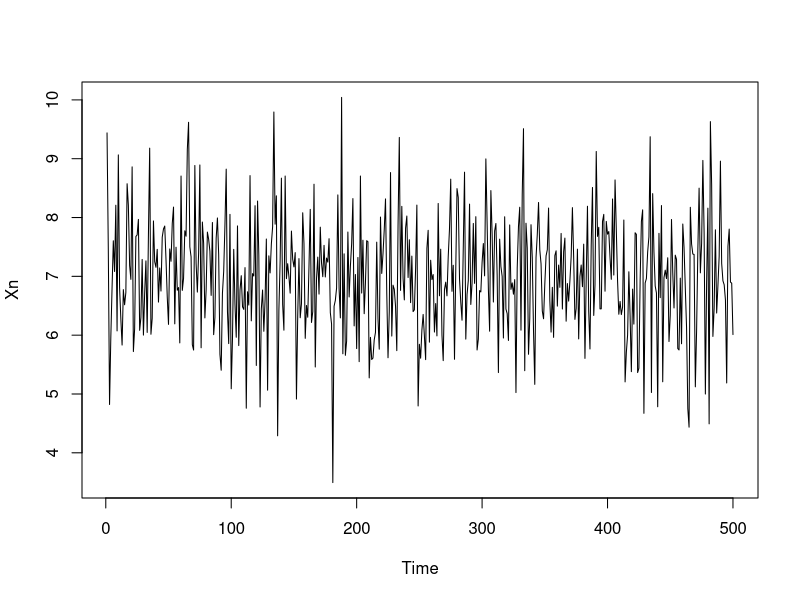
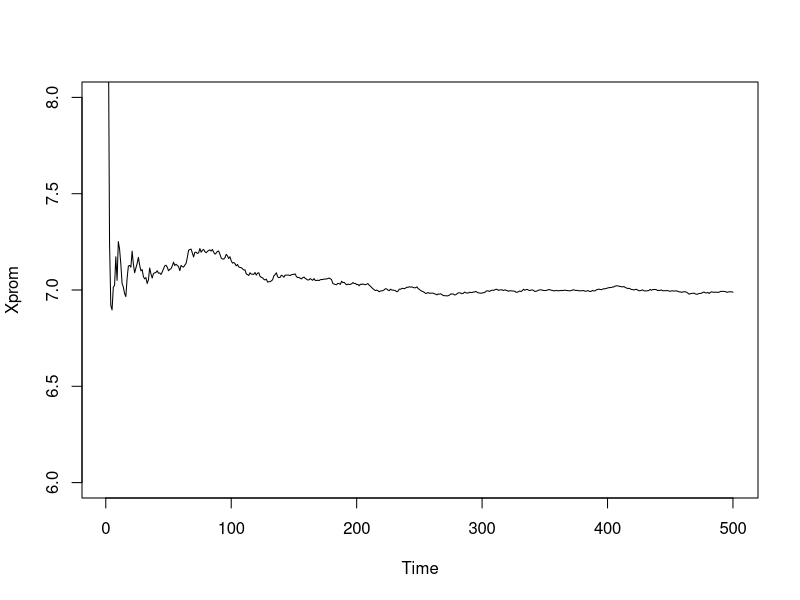
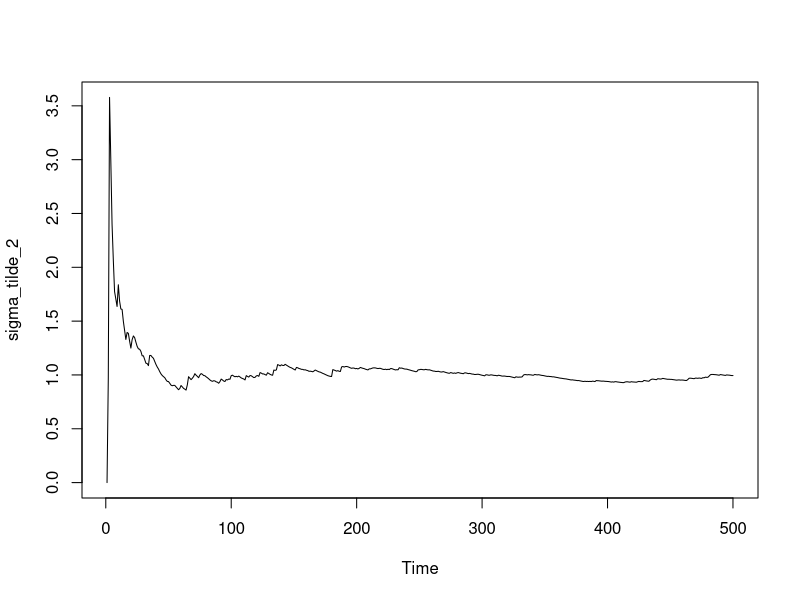

Write R code to recreate these figures, in order.
rm(list = ls())
#Illustration of WLNN
#Convergence of average to population mean mu
#Consistent estimation of sigma square

#*******Segment 1

N<-500
mu<-7
Xn<-mu+rnorm(N,0,1)
ts.plot(Xn)

#Generation of sequence of averages of Xn
Xprom<-rep(0,N)
Sumi<-0
for(i in 1:N){Sumi<-Sumi+Xn[i]
Xprom[i]<-Sumi/i}
ts.plot(Xprom,xlim=c(1,N),ylim=c(6,8))

#**********Segment 2
Zn<-Xn*Xn
Xprom2<-Xprom*Xprom
#Generation of sequence of averages of Zn
Zprom<-rep(0,N)
Sumi<-0
for (i in 1:N){Sumi<-Sumi+Zn[i]
Zprom[i]<-Sumi/i}
sigma_tilde_2<-Zprom-Xprom2
ts.plot(sigma_tilde_2,xlim=c(1,N))
